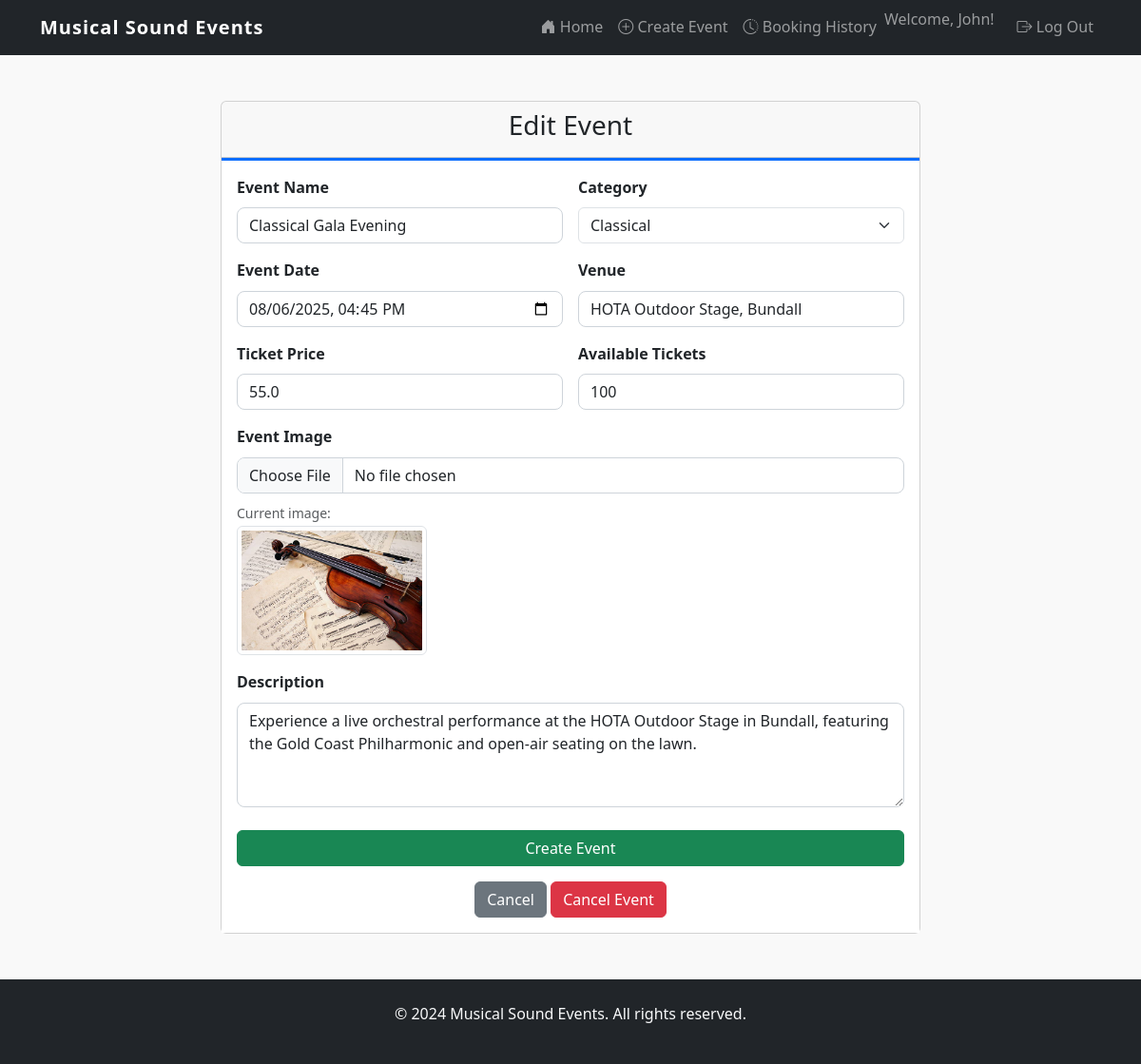
/event/4/edit (signed in), run on the app's committed database.
### website/models.py (models this page shows)
class User(db.Model, UserMixin):
    id = db.Column(db.Integer, primary_key=True)
    first_name = db.Column(db.String(100), nullable=False)
    surname = db.Column(db.String(100), nullable=False)
    name = db.Column(db.String(150), nullable=False, unique=True)
    email = db.Column(db.String(150), nullable=False, unique=True)
    password_hash = db.Column(db.String(150), nullable=False)
    contact_number = db.Column(db.String(20), nullable=False)
    street_address = db.Column(db.Text, nullable=False)
    comments = db.relationship('Comment', backref='user')
    orders = db.relationship('Order', backref='user')
    events = db.relationship('Event', backref='creator')

class Event(db.Model):
    id = db.Column(db.Integer, primary_key=True)
    name = db.Column(db.String(150), nullable=False)
    description = db.Column(db.Text, nullable=False)
    date = db.Column(db.DateTime, nullable=False)
    venue = db.Column(db.String(200), nullable=False)
    image = db.Column(db.String(400), nullable=True, default='default_event.jpg')
    category = db.Column(db.String(50), nullable=False)
    price = db.Column(db.Float, nullable=False)
    tickets_available = db.Column(db.Integer, nullable=False)
    status = db.Column(db.String(20), nullable=False, default='Open')
    created_at = db.Column(db.DateTime, default=datetime.utcnow)
    user_id = db.Column(db.Integer, db.ForeignKey('user.id'), nullable=False)
    comments = db.relationship('Comment', backref='event', cascade='all, delete-orphan')
    orders = db.relationship('Order', backref='event')

### website/views.py (the view, shortened to what this page needs)
@main_bp.route('/event/<int:id>/edit', methods=['GET', 'POST'])# Route to edit an existing event
@login_required
def edit_event(id):
    event = Event.query.get_or_404(id)
    if event.user_id != current_user.id:
        flash('You can only edit your own events.', 'error')
        return redirect(url_for('main.event_detail', id=id))
    form = EventForm(obj=event)
    return render_template('create.html', form=form, event=event)

### website/forms.py
class EventForm(FlaskForm):
    name = StringField("Event Name", validators=[DataRequired()])
    description = TextAreaField("Description", validators=[DataRequired()])
    date = DateTimeField("Event Date", validators=[DataRequired()], format='%Y-%m-%dT%H:%M')
    venue = StringField("Venue", validators=[DataRequired()])
    category = SelectField("Category", choices=[
        ('Jazz', 'Jazz'),
        ('Rock', 'Rock'),
        ('Hip-Hop', 'Hip-Hop'),
        ('Electronic', 'Electronic'),
        ('Classical', 'Classical'),
        ('Pop', 'Pop'),
        ('Reggae', 'Reggae'),
        ('Acoustic', 'Acoustic')
    ], validators=[DataRequired()])
    price = FloatField("Ticket Price", validators=[DataRequired(), NumberRange(min=0)])
    tickets_available = IntegerField("Available Tickets", validators=[DataRequired(), NumberRange(min=1)])
    image = FileField("Event Image", validators=[FileAllowed(['jpg', 'png', 'jpeg'], 'Images only!')])
    submit = SubmitField("Create Event")

### website/templates/create.html (shortened to what this page needs)
{% extends "base.html" %}
{% block content %}
<div class="container mt-5">
    <div class="row justify-content-center">
        <div class="col-md-8">
            <div class="card">
                <div class="card-header">
                    <h3 class="text-center">{% if event %}Edit Event{% else %}Create a New Event{% endif %}</h3>
                </div>
                <div class="card-body">
                    <form method="POST" enctype="multipart/form-data">
                        <div class="row g-3">
                            <div class="col-md-6">
                                {{ form.name.label(class="form-label") }}
                                {{ form.name(class="form-control") }}
                            </div>
                            <div class="col-md-6">
                                {{ form.category.label(class="form-label") }}
                                {{ form.category(class="form-select") }}
                            </div>
                            <div class="col-md-6">
                                {{ form.date.label(class="form-label") }}
                                {{ form.date(class="form-control", type="datetime-local") }}
                            </div>
                            <div class="col-md-6">
                                {{ form.venue.label(class="form-label") }}
                                {{ form.venue(class="form-control") }}
                            </div>
                            <div class="col-md-6">
                                {{ form.price.label(class="form-label") }}
                                {{ form.price(class="form-control", step="0.01", min="0") }}
                            </div>
                            <div class="col-md-6">
                                {{ form.tickets_available.label(class="form-label") }}
                                {{ form.tickets_available(class="form-control", min="1") }}
                            </div>
                            <div class="col-md-12">
                                {{ form.image.label(class="form-label") }}
                                {{ form.image(class="form-control") }}
                                {% if event and event.image %}
                                    <div class="mt-2">
                                        <small class="text-muted">Current image:</small><br>
                                        <img src="{{ url_for('static', filename='img/' + event.image) }}"
                                             alt="Current event image" class="img-thumbnail" style="max-width: 200px;">
                                    </div>
                                {% endif %}
                            </div>
                            <div class="col-md-12">
                                {{ form.description.label(class="form-label") }}
                                {{ form.description(class="form-control", rows="4") }}
                            </div>
                        </div>
                        <div class="d-grid mt-4">
                            {{ form.submit(class="btn btn-success") }}
                        </div>
                    </form>
                    {% if event %}
                        <div class="mt-3 text-center">
                            <a href="{{ url_for('main.event_detail', id=event.id) }}" class="btn btn-secondary">Cancel</a>
                            {% if event.status != 'Cancelled' %}
                                <a href="{{ url_for('main.cancel_event', id=event.id) }}"
                                   class="btn btn-danger"
                                   onclick="return confirm('Are you sure you want to cancel this event?')">Cancel Event</a>
                            {% endif %}
                        </div>
                    {% endif %}
                </div>
            </div>
        </div>
    </div>
</div>
{% endblock %}

### website/templates/base.html (shortened to what this page needs)
<!DOCTYPE html>
<html lang="en">
<head>
    <link href="https://cdn.jsdelivr.net/npm/bootstrap@5.3.2/dist/css/bootstrap.min.css" rel="stylesheet">
    <link href="https://cdn.jsdelivr.net/npm/bootstrap-icons@1.10.5/font/bootstrap-icons.css" rel="stylesheet">
    <link rel="stylesheet" href="{{ url_for('static', filename='style/style.css') }}" />
</head>
<body>
    <header>
        <nav class="navbar navbar-expand-lg navbar-dark bg-dark">
            <div class="container">
                <a class="navbar-brand" href="{{ url_for('main.index') }}">Musical Sound Events</a>
                <div class="collapse navbar-collapse" id="navbarNav">
                    <ul class="navbar-nav ms-auto">
                        <li class="nav-item">
                            <a class="nav-link" href="{{ url_for('main.index') }}">
                                <i class="bi bi-house-door-fill"></i> Home
                            </a>
                        </li>
                        {% if current_user.is_authenticated %}
                            <li class="nav-item">
                                <a class="nav-link" href="{{ url_for('main.create_event') }}">
                                    <i class="bi bi-plus-circle"></i> Create Event
                                </a>
                            </li>
                            <li class="nav-item">
                                <a class="nav-link" href="{{ url_for('main.booking_history') }}">
                                    <i class="bi bi-clock-history"></i> Booking History
                                </a>
                            </li>
                            <li class="nav-item">
                                <span class="navbar-text me-3">Welcome, {{ current_user.first_name }}!</span>
                            </li>
                            <li class="nav-item">
                                <a class="nav-link" href="{{ url_for('auth.logout') }}">
                                    <i class="bi bi-box-arrow-right"></i> Log Out
                                </a>
                            </li>
                        {% endif %}
                    </ul>
                </div>
            </div>
        </nav>
    </header>
    <main>
        {% block content %}
        {% endblock %}
    </main>
    <footer class="footer bg-dark text-light py-4 mt-5">
        <div class="container text-center">
            <p>&copy; 2024 Musical Sound Events. All rights reserved.</p>
        </div>
    </footer>
</body>
</html>

### website/static/style/style.css (style rules this page uses)
body { font-family: 'Segoe UI', sans-serif; line-height: 1.6; background-color: #f9f9f9; }
.navbar-brand { font-weight: bold; letter-spacing: 1px; }
.card { transition: transform 0.3s ease, box-shadow 0.3s ease; }
form .form-control { border-radius: 0.5rem; border-color: #ced4da; }
form label { font-weight: 600; margin-bottom: 0.5rem; }
form textarea { resize: vertical; }
.card .card-body { background-color: #fff; border-top: 3px solid #0d6efd; }

### data on the page
User: first_name "John"
Event: name "Classical Gala Evening", category "Classical", date "08/06/2025 16:45", venue "HOTA Outdoor Stage, Bundall", price "55.0", tickets_available "100", image (picture), description "Experience a live orchestral performance at the HOTA Outdoor Stage in Bundall, featuring the Gold Coast Philharmonic and open-air seating on the lawn."
